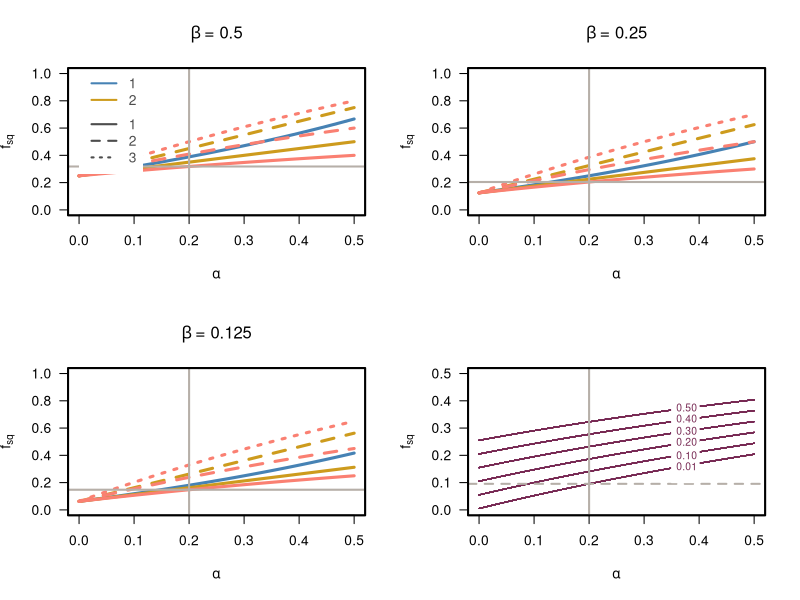

R code for this plot:
'fsq' <- function(alpha, beta, s_q, q_t)
{
	return(invisible(((alpha*s_q) + beta)/((alpha*q_t)+(1-alpha)*2)))
}


pdf(file = "fsq_by_alpha.pdf", width = 7, height = 7)
par(mfrow = c(2, 2))

alpha = seq(from = 0, to = .5, by = .01)
beta = 0.5
s_q = c(1, 1, 2, 1, 2, 3)
q_t = c(1, 2, 2, 3, 3, 3)
col = c("steelblue", "goldenrod3", "salmon")
lty = c(1, 2, 3)
plot(0, 0, type = "n", xlab = expression(alpha), ylab = expression("f"[sq]), xlim = c(0,.5), ylim=c(0,1), main = expression(beta~"= 0.5"), las = 1)
for (i in 1:length(s_q)) {
	f_sq = fsq(alpha = alpha, beta = beta, s_q = s_q[i], q_t = q_t[i])
	points(alpha, f_sq, type = "l", lwd = 3, col = col[q_t[i]], lty = lty[s_q[i]])
}
abline(v = .2, col = "#B6AFA8", lwd = 2, lty = 1)
abline(h = fsq(alpha = .2, beta = beta, s_q = 1, q_t = 3), col = "#B6AFA8", lwd = 2, lty = 1)
legend(x = 0, y = 1.05, legend = c(1, 2, 3), lty = 1, lwd = 2, col = col, box.lwd = NA, text.col = "grey30")
legend(x = 0, y = .75, legend = c(1, 2, 3), lty = lty, lwd = 2, box.lwd = NA, col = "grey30", text.col = "grey30")
box(lwd = 2)

alpha = seq(from = 0, to = .5, by = .01)
beta = 0.25
s_q = c(1, 1, 2, 1, 2, 3)
q_t = c(1, 2, 2, 3, 3, 3)
col = c("steelblue", "goldenrod3", "salmon")
lty = c(1, 2, 3)
plot(0, 0, type = "n", xlab = expression(alpha), ylab = expression("f"[sq]), xlim = c(0,.5), ylim=c(0,1), main = expression(beta~"= 0.25"), las = 1)
for (i in 1:length(s_q)) {
	f_sq = fsq(alpha = alpha, beta = beta, s_q = s_q[i], q_t = q_t[i])
	points(alpha, f_sq, type = "l", lwd = 3, col = col[q_t[i]], lty = lty[s_q[i]])
}
abline(v = .2, col = "#B6AFA8", lwd = 2, lty = 1)
abline(h = fsq(alpha = .2, beta = beta, s_q = 1, q_t = 3), col = "#B6AFA8", lwd = 2, lty = 1)
box(lwd = 2)

alpha = seq(from = 0, to = .5, by = .01)
beta = 0.125
s_q = c(1, 1, 2, 1, 2, 3)
q_t = c(1, 2, 2, 3, 3, 3)
col = c("steelblue", "goldenrod3", "salmon")
lty = c(1, 2, 3)
plot(0, 0, type = "n", xlab = expression(alpha), ylab = expression("f"[sq]), xlim = c(0,.5), ylim=c(0,1), main = expression(beta~"= 0.125"), las = 1)
for (i in 1:length(s_q)) {
	f_sq = fsq(alpha = alpha, beta = beta, s_q = s_q[i], q_t = q_t[i])
	points(alpha, f_sq, type = "l", lwd = 3, col = col[q_t[i]], lty = lty[s_q[i]])
}
abline(v = .2, col = "#B6AFA8", lwd = 2, lty = 1)
abline(h = fsq(alpha = .2, beta = beta, s_q = 1, q_t = 3), col = "#B6AFA8", lwd = 2, lty = 1)
box(lwd = 2)

plot(0, 0, type = "n", xlab = expression(alpha), ylab = expression("f"[sq]), xlim = c(0, .5), ylim=c(0, .5), main = "", las = 1)
alpha = seq(from = 0, to = .5, by = .01)
beta = seq(from = 0.01, to = .6, by = .1)
s_q = 1
q_t = 3
for (i in 1:length(alpha)) {
	for (j in 1:length(beta)) {
		f_sq = fsq(alpha = alpha, beta = beta[j], s_q = s_q, q_t = q_t)
		points(alpha, f_sq, type = "l", col = "#772953")
	}
}
abline(v = .2, col = "#B6AFA8", lwd = 2, lty = 1)
abline(h = fsq(alpha = .2, beta = .01, s_q = s_q, q_t = q_t), col = "#B6AFA8", lwd = 2, lty = 2)
rect(xleft = .35, xright = .4, ybottom = .1, ytop = .5, col = "white", border = "white")
text(x = .3775, y = .16, labels = "0.01", col = "#772953", cex = .75)
text(x = .3775, y = .2, labels = "0.10", col = "#772953", cex = .75)
text(x = .3775, y = .25, labels = "0.20", col = "#772953", cex = .75)
text(x = .3775, y = .29, labels = "0.30", col = "#772953", cex = .75)
text(x = .3775, y = .335, labels = "0.40", col = "#772953", cex = .75)
text(x = .3775, y = .375, labels = "0.50", col = "#772953", cex = .75)
box(lwd = 2)
dev.off()
